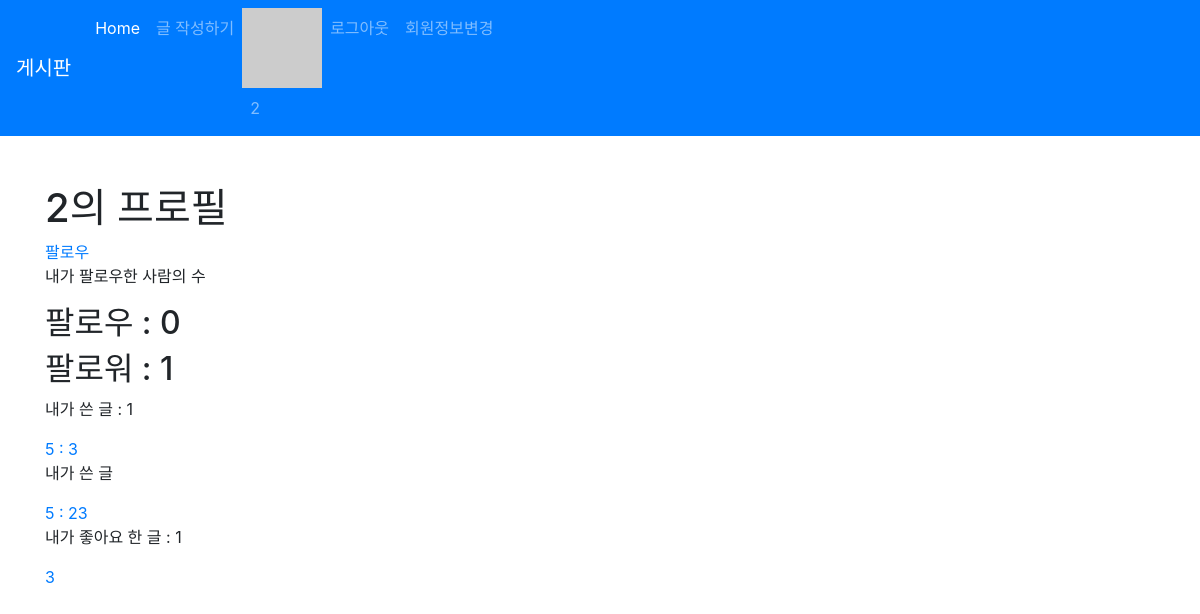
The page /accounts/2/profile/ (signed in) on the database as committed earlier.
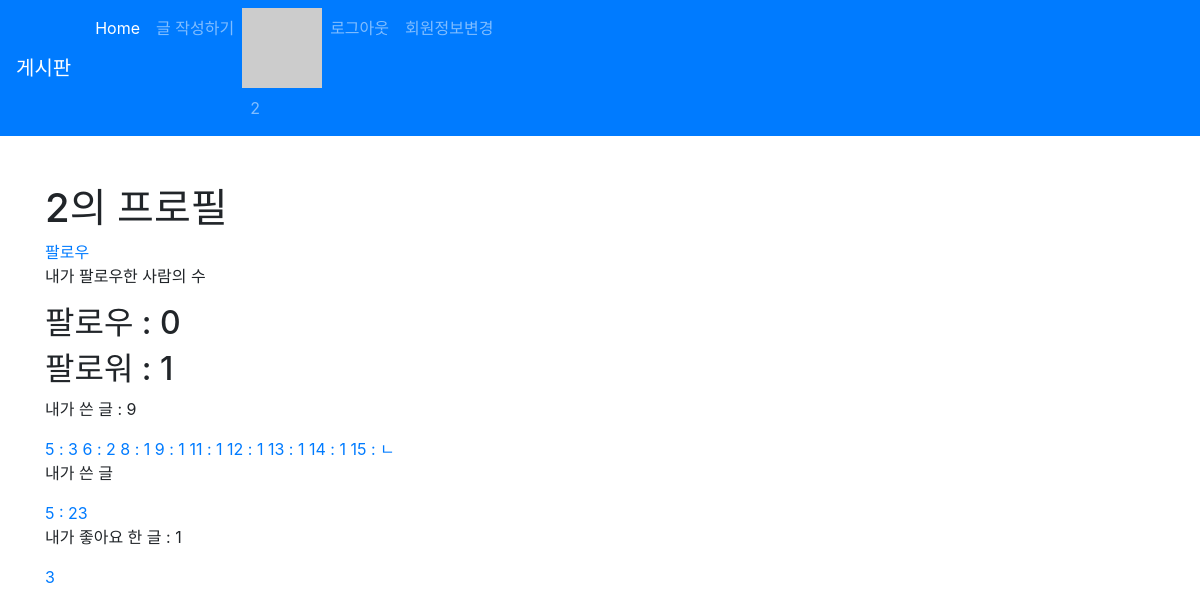
The same page on the database as committed later.
### accounts/models.py (models this page shows)
class User(AbstractUser):  # 확장 가능성을 위해 직접 만들어서 사용 권장
    followers = models.ManyToManyField(settings.AUTH_USER_MODEL, related_name='followings', blank=True)

### articles/models.py (models this page shows, shortened)
class Article(models.Model):
    title = models.CharField(max_length=10)
    content = models.TextField()
    image = models.ImageField(blank=True)
    image_thumbnail = ImageSpecField(
        processors=[ResizeToFill(300, 300)],   #
        format='JPEG',   # format 옵션
        options={'quality': 80}  # 압축 퀄리티
    )
    created_at = models.DateTimeField(auto_now_add=True)
    updated_at = models.DateTimeField(auto_now=True)
    user = models.ForeignKey(settings.AUTH_USER_MODEL, on_delete=models.CASCADE)  # 로그인된 User객체 저장
    like_users = models.ManyToManyField(settings.AUTH_USER_MODEL, related_name='like_articles', blank=True)
    hashtags = models.ManyToManyField(HashTag, related_name='articles', blank=True)

class Comment(models.Model):
    content = models.CharField(max_length=140)
    created_at = models.DateTimeField(auto_now_add=True)
    article = models.ForeignKey(Article, on_delete=models.CASCADE)
    user = models.ForeignKey(settings.AUTH_USER_MODEL, on_delete=models.CASCADE)

### accounts/views.py (the view)
# urls.py: path('<int:account_pk>/profile/', views.profile, name='profile'),
def profile(request, account_pk):
    User = get_user_model()
    user = get_object_or_404(User, pk=account_pk)
    context = {
        'user_profile' : user
    }
    from IPython import embed
    return render(request, 'accounts/profile.html', context)

### articles/templatetags/gravatar.py (called while the page is built)
@register.filter
def makehash(email):
    return 'https://www.gravatar.com/avatar/' + hashlib.md5(email.strip().lower().encode('utf-8')).hexdigest()

### accounts/templates/accounts/profile.html
{% extends 'articles/base.html' %}
{% block body %}
<h1>{{ user_profile.username }}의 프로필</h1>
{% with user_profile.followers.all as followers %}
<a href="{% url 'accounts:follow' user_profile.pk %}">
    {% if user in followers.all %}
        팔로우취소
    {% else %}
        팔로우
    {% endif %}
    </a>
    <p>내가 팔로우한 사람의 수</p>
    <h2>팔로우 : {{user_profile.followings.all.count}} </h2>
    <h2>팔로워 : {{followers|length}} </h2>
{% endwith %}
{% if user == user_profile %}
<p>내가 쓴 글 : {{user_profile.article_set.all.count}}</p>
    {% for article in user_profile.article_set.all %}
        <a href="{% url 'articles:detail' article.pk %}">{{ article.pk }} :
        {{article.title}}
    </a>
    {% endfor %}
<p>내가 쓴 글 </p>
    {% for comment in user_profile.comment_set.all %}
        <a href="{% url 'articles:detail' comment.article_id %}">{{ comment.article_id }} :
        {{comment.content}}
    </a>
    {% endfor %}
<p>내가 좋아요 한 글 : {{user_profile.like_articles.all.count}}</p>
    {% for like in user_profile.like_articles.all %}
        <a href="{% url 'articles:detail' like.id %}">
        {{like.title}}
        </a>
    {% endfor %}
{% endif %}
{% endblock %}

### articles/templates/_navbar.html (shortened to what this page needs)
<nav class="navbar navbar-expand-lg navbar-dark bg-primary">
    <a class="navbar-brand" href="/articles/">게시판</a>
    <div class="collapse navbar-collapse" id="navbarNav">
      <ul class="navbar-nav">
        <li class="nav-item active">
          <a class="nav-link" href="/articles/">Home <span class="sr-only">(current)</span></a>
        </li>
        {% if user.is_authenticated %}
        <li class="nav-item">
          <a class="nav-link" href="/articles/create/">글 작성하기</a>
        </li>
        {% else %}
        {% comment %} <li class="nav-item">
          <a class="nav-link disabled" href="/articles/create/">글 작성하기</a>
        </li> {% endcomment %}
        {% endif %}
        {% if user.is_authenticated %}
        <li class="nav-item">
          {% load gravatar %}
          <img src="{{ user.email|makehash }}" alt="">
          <a class="nav-link">{{ user.username }} </a>
        </li>
        <li class="nav-item">
          <a class="nav-link" href="{% url "accounts:logout" %}">로그아웃 </a>
        </li>
        <li class="nav-item">
          <a class="nav-link" href="{% url "accounts:update" %}">회원정보변경 </a>
        </li>
        {% endif %}
      </ul>
    </div>
  </nav>

Rows that differ between the two databases and show on the page:
changed User: article_set.all.count "1" → "9"
added Article: pk "6", title "2", shown under "팔로워 : 1"
added Article: pk "8", title "1", shown under "팔로워 : 1"
added Article: pk "9", title "1", shown under "팔로워 : 1"
added Article: pk "11", title "1", shown under "팔로워 : 1"
added Article: pk "12", title "1", shown under "팔로워 : 1"
added Article: pk "13", title "1", shown under "팔로워 : 1"
added Article: pk "14", title "1", shown under "팔로워 : 1"
added Article: pk "15", title "ㄴ", shown under "팔로워 : 1"
